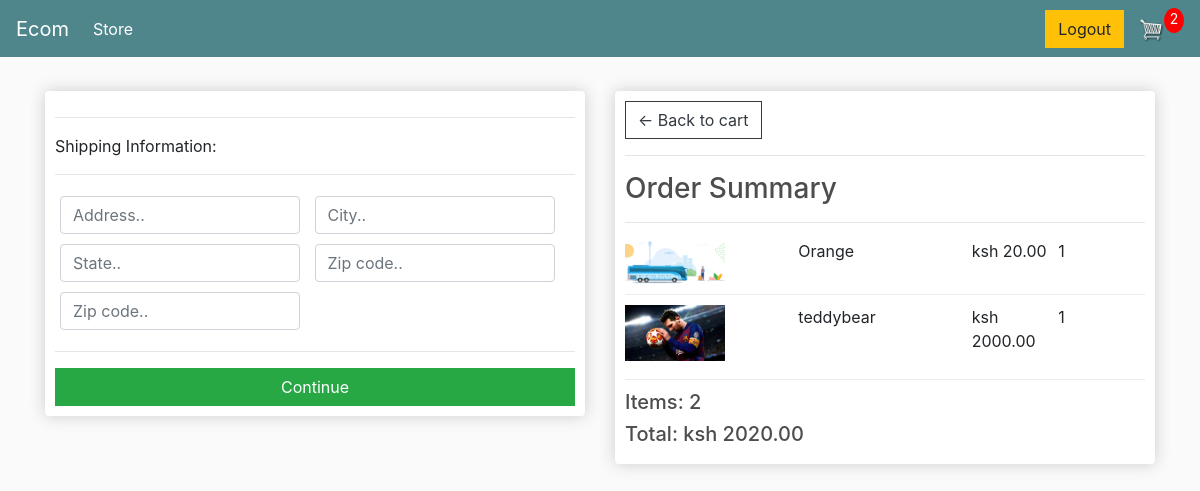
The app's page /checkout/ (signed in), older data.
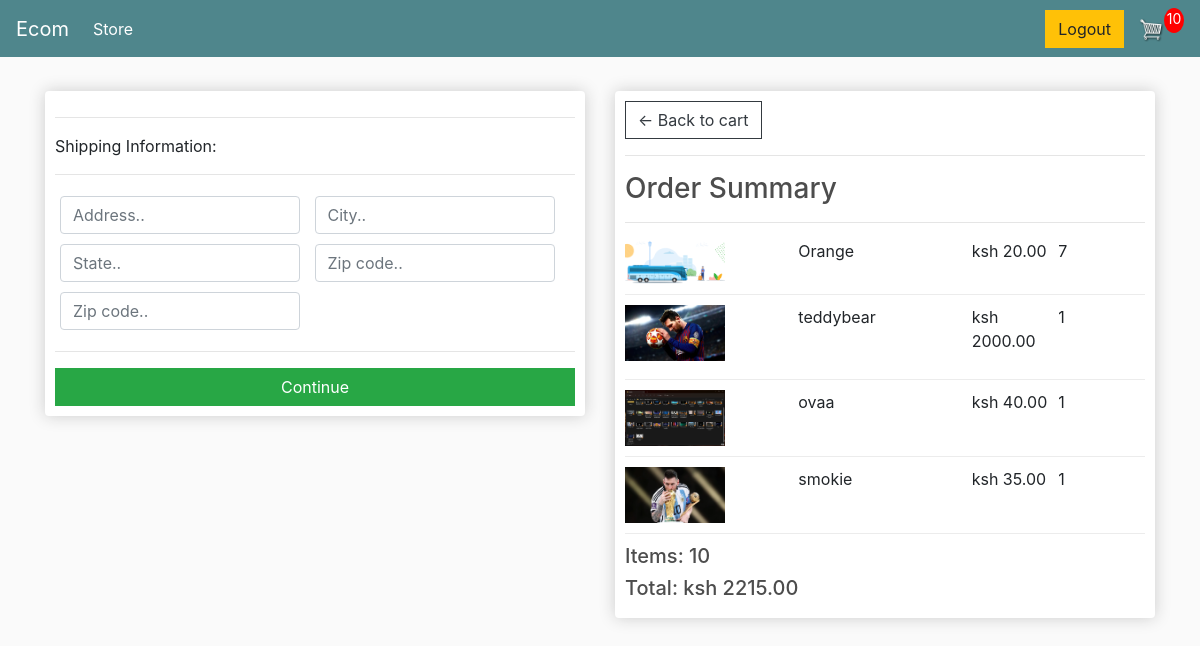
The same page, newer data.
### store/models.py (models this page shows, shortened)
class OrderItem(models.Model):
    product = models.ForeignKey(Product,on_delete= models.SET_NULL,null=True, blank=True)
    order = models.ForeignKey(Order,on_delete= models.SET_NULL,null=True, blank=True)
    quantity = models.IntegerField(default=0,null=True,blank=False)
    date_added = models.DateTimeField(auto_now_add=True)
    @property
    def get_total(self):
        total = self.product.price * self.quantity
        return total

class Product(models.Model):
    name = models.CharField(max_length=200,null=True)
    price = models.DecimalField(max_digits=7, decimal_places=2)
    digital = models.BooleanField(default=False,null=True, blank=False)
    image = models.ImageField(null=True,blank=True)
    @property
    def imageURL(self):
        try:
            url = self.image.url
        except:
            url = ''
        return url

class Order(models.Model):
    customer = models.ForeignKey(Customer,on_delete= models.SET_NULL,null=True, blank=True)
    date_ordered = models.DateTimeField(auto_now_add=True)
    complete = models.BooleanField(default=False,null=True, blank=False)
    transaction_id = models.CharField(max_length=200, null=True)
    @property
    def shipping(self):
        shipping = False
        orderitems = self.orderitem_set.all()
        for i in orderitems:
            if i.product.digital == False:
                shipping = True
        return shipping
    @property
    def get_cart_total(self):
        orderitems = self.orderitem_set.all()
        total = sum([item.get_total for item in orderitems])
        return total
    @property
    def get_cart_items(self):
        orderitems = self.orderitem_set.all()
        total = sum([item.quantity for item in orderitems])
        return total

### store/views.py (the view)
# urls.py: path('checkout/',views.checkout,name='checkout'),
def checkout(request):
    data = cartData(request)
    cartItems = data['cartItems']
    order = data['order']
    items = data['items']
    context= {'items':items, 'order':order,'cartItems':cartItems,'shipping':False}
    return render(request,'store/checkout.html',context)

### store/utils.py (called while the page is built)
def cartData(request):
    if request.user.is_authenticated:
        customer = request.user.customer
        order, created = Order.objects.get_or_create(customer=customer,complete=False)
        items = order.orderitem_set.all()
        cartItems = order.get_cart_items
    else:
        cookieData = cookieCart(request)
        cartItems = cookieData['cartItems']
        order = cookieData['order']
        items = cookieData['items']
    return {'cartItems': cartItems, 'order':order,'items':items}

### templates/store/checkout.html (shortened to what this page needs)
{% extends 'store/main.html' %}
{% load static %}
{% block content %}
     <div class="row">
		<div class="col-lg-6">
			<div class="box-element" id="form-wrapper">
				<form id="form">
					<div id="shipping-info">
						<hr>
						<p>Shipping Information:</p>
						<hr>
						<div class="form-field">
							<input class="form-control" type="text" name="address" placeholder="Address..">
						</div>
						<div class="form-field">
							<input class="form-control" type="text" name="city" placeholder="City..">
						</div>
						<div class="form-field">
							<input class="form-control" type="text" name="state" placeholder="State..">
						</div>
						<div class="form-field">
							<input class="form-control" type="text" name="zipcode" placeholder="Zip code..">
						</div>
						<div class="form-field">
							<input class="form-control" type="text" name="country" placeholder="Zip code..">
						</div>
					</div>
					<hr>
					<input id="form-button" class="btn btn-success btn-block" type="submit" value="Continue">
				</form>
			</div>
			<br>
		</div>
	    <div class="col-lg-6">
            <div class="box-element">
                <a class="btn btn-outline-dark" href="{% url 'cart' %}">&#x2190; Back to cart</a>
                <hr>
                <h3>Order Summary</h3>
                <hr>
                {% for item in items %}
                <div class="cart-row">
                    <div style="flex:2"><img class="row-image" src="{{item.product.imageURL}}"></div>
                    <div style="flex:2"><p>{{item.product.name}}</p></div>
                    <div style="flex:1"><p>ksh {{item.product.price}}</p></div>
                    <div style="flex:1"><p>{{item.quantity}}</p></div>
                </div>
                {% endfor %}
                <h5>Items: {{order.get_cart_items}}</h5>
                <h5>Total: ksh {{order.get_cart_total|floatformat:2}}</h5>
            </div>
        </div>
	</div>
{% endblock content %}

Row changes from the older to the newer data that the page shows:
changed OrderItem "Orange": quantity "1" → "7"
added OrderItem: product.imageURL (picture), product.name "ovaa", product.price "40.00", quantity "1"
added OrderItem: product.imageURL (picture), product.name "smokie", product.price "35.00", quantity "1"
changed through a linked row, Order: get_cart_items "2" → "10"; get_cart_total "2020.00" → "2215.00"
Text that changed along with them:
{{ cartItems }}: "2" → "10"
